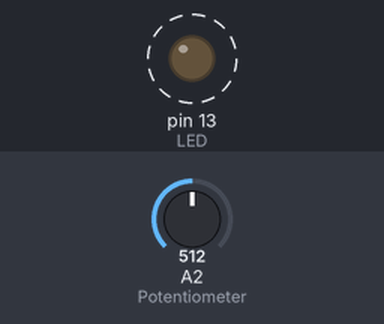
The sketch below on a simulated Arduino Uno, built with avr-gcc and run on an emulated ATmega328P. Shown: output pins drawn as LEDs (lit = HIGH). Dashed ring = blinking. The test bench sets the inputs (shaded band); at power-on: A2 (Potentiometer) = 512.

Above: at 1.8 s.
1.9 s: A2 (Potentiometer) set to 0
At 3.0 s:
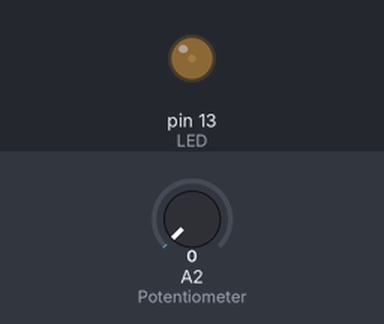
3.6 s: A2 (Potentiometer) set to 122
At 3.9 s:
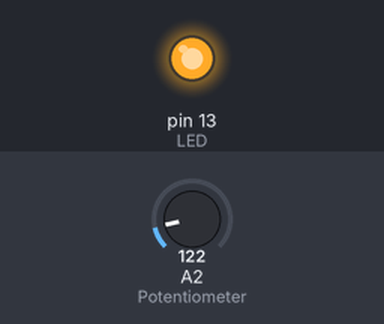
Timing chart, 0 to 13.1 s (numbered marks = the images above; inputs shaded):
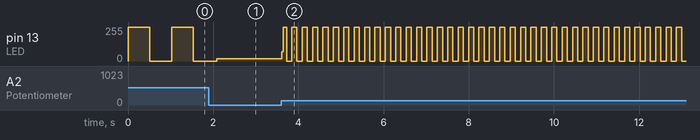

Measured:
- after the input at 3.6 s, pin 13 (LED): 16/255 → 68/255 at once, then moves between 0/255 and 255/255, repeating every 0.24 s
- by itself, pin 13 (LED): alternates 255/255 for 0.51 s and 0/255 for 0.51 s

The sketch:

L_Astra_Lab.ino
```cpp
// OSCILLOSCOPE LAB + ArduinoUno
// Author: Niam Moltta
// L'Astra Lab

#define Potentiometer A2
#define LED 13

int val = 10;

void setup() {
  pinMode(LED, OUTPUT);
}

void loop() {
  val = analogRead(Potentiometer);
  digitalWrite(LED, HIGH);
  delay(val);
  digitalWrite(LED, LOW);
  delay(val);
}

/*OP AMP:

To use the oscilloscope with other components you have to wire the positive input
of the oscilloscope to the Vout of the Operational Amplifier and the negative
input of the oscilloscope to the positive input of the Op Amp (to get an Inverter Circuit).

*/
```
